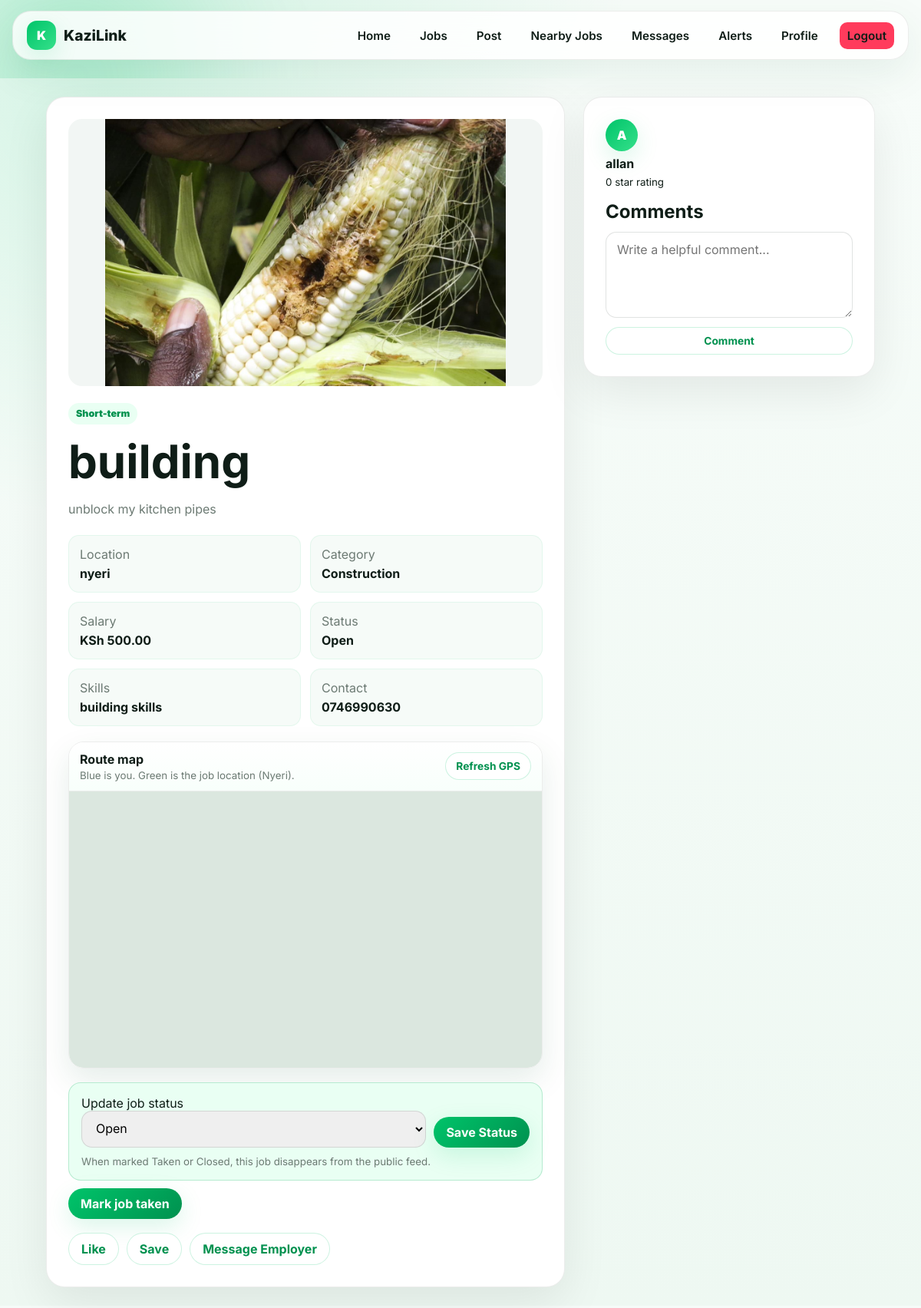
/jobs/1/ (signed in), run on an earlier commit of the app's database.
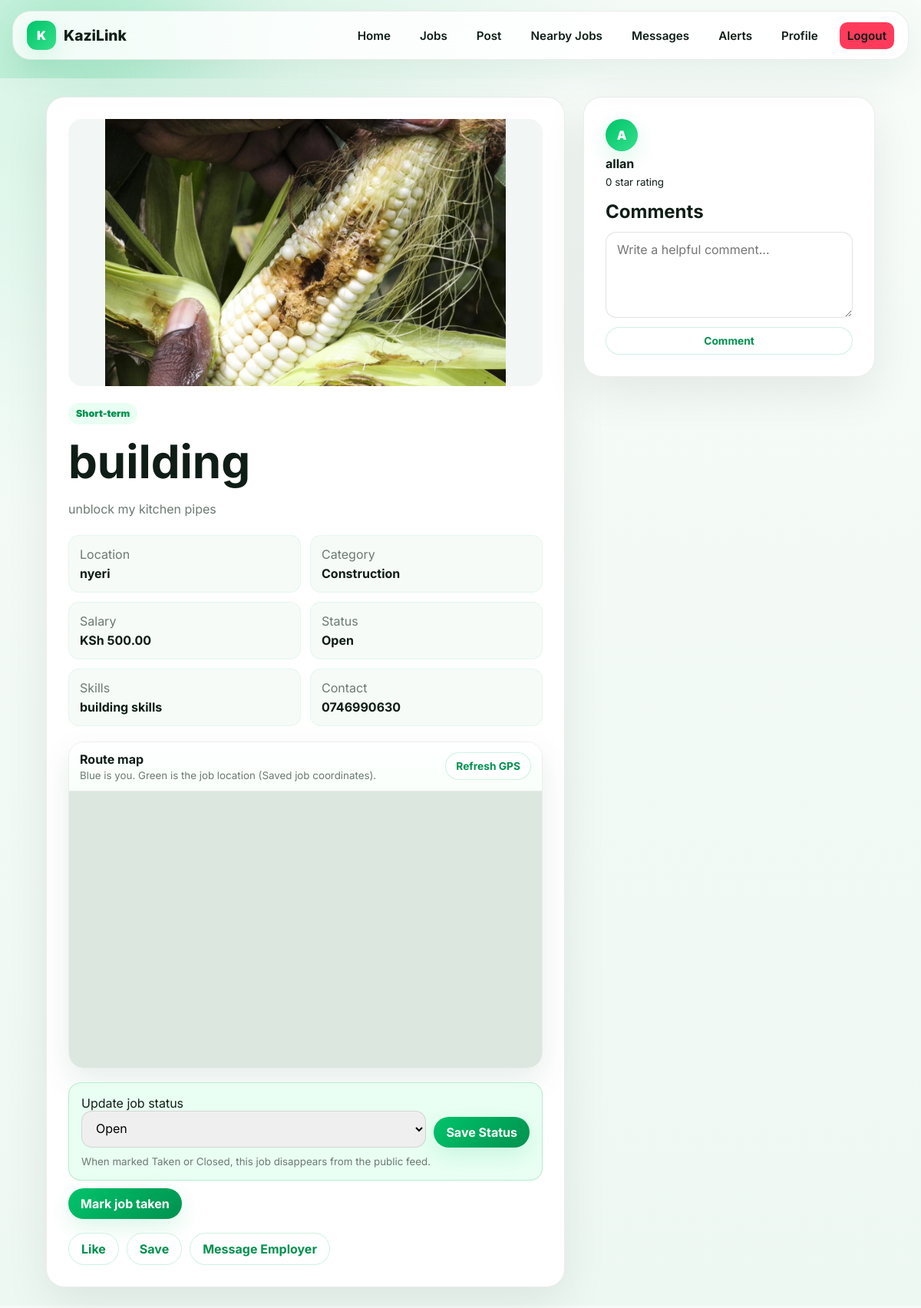
And on a later commit of the database.
### marketplace/models.py (models this page shows, shortened)
class Job(models.Model):
    IMMEDIATE = 'immediate'
    SHORT_TERM = 'short_term'
    LONG_TERM = 'long_term'
    PART_TIME = 'part_time'
    FULL_TIME = 'full_time'
    CASUAL = 'casual'
    FREELANCE = 'freelance'
    PROFESSIONAL = 'professional'
    TYPE_CHOICES = (
        (IMMEDIATE, 'Immediate'),
        (SHORT_TERM, 'Short-term'),
        (LONG_TERM, 'Long-term'),
        (PART_TIME, 'Part-time'),
        (FULL_TIME, 'Full-time'),
        (CASUAL, 'Casual'),
        (FREELANCE, 'Freelance'),
        (PROFESSIONAL, 'Professional'),
    )
    OPEN = 'open'
    TAKEN = 'taken'
    CLOSED = 'closed'
    STATUS_CHOICES = (
        (OPEN, 'Open'),
        (TAKEN, 'Taken'),
        (CLOSED, 'Closed'),
    )
    employer = models.ForeignKey(User, on_delete=models.CASCADE, related_name='jobs')
    title = models.CharField(max_length=160)
    description = models.TextField()
    category = models.ForeignKey(Category, on_delete=models.SET_NULL, null=True, related_name='jobs')
    job_type = models.CharField(max_length=30, choices=TYPE_CHOICES)
    salary = models.DecimalField(max_digits=12, decimal_places=2, null=True, blank=True)
    location = models.CharField(max_length=140)
    latitude = models.DecimalField(max_digits=9, decimal_places=6, null=True, blank=True)
    longitude = models.DecimalField(max_digits=9, decimal_places=6, null=True, blank=True)
    resolved_place_name = models.CharField(max_length=255, blank=True)
    deadline = models.DateField(null=True, blank=True)
    required_skills = models.CharField(max_length=255, blank=True)
    contact_information = models.CharField(max_length=160)
    photo = models.ImageField(upload_to='jobs/photos/', blank=True)
    video = models.FileField(upload_to='jobs/videos/', blank=True)
    audio = models.FileField(upload_to='jobs/audio/', blank=True)
    document = models.FileField(upload_to='jobs/documents/', blank=True)
    status = models.CharField(max_length=20, choices=STATUS_CHOICES, default=OPEN)
    tags = models.CharField(max_length=200, blank=True)
    views = models.PositiveIntegerField(default=0)
    created_at = models.DateTimeField(auto_now_add=True)
    updated_at = models.DateTimeField(auto_now=True)
    class Meta:
        ordering = ['-created_at']

class Category(models.Model):
    name = models.CharField(max_length=80, unique=True)
    icon = models.CharField(max_length=40, default='briefcase')
    class Meta:
        ordering = ['name']
        verbose_name_plural = 'Categories'
    def __str__(self):
        return self.name

class Profile(models.Model):
    EMPLOYER = 'employer'
    SEEKER = 'seeker'
    ROLE_CHOICES = (
        (EMPLOYER, 'Employer'),
        (SEEKER, 'Job Seeker'),
    )
    user = models.OneToOneField(User, on_delete=models.CASCADE, related_name='profile')
    role = models.CharField(max_length=20, choices=ROLE_CHOICES)
    bio = models.TextField(blank=True)
    skills = models.CharField(max_length=255, blank=True)
    location = models.CharField(max_length=120, blank=True)
    latitude = models.DecimalField(max_digits=9, decimal_places=6, null=True, blank=True)
    longitude = models.DecimalField(max_digits=9, decimal_places=6, null=True, blank=True)
    avatar = models.ImageField(upload_to='profiles/avatars/', blank=True)
    cover_photo = models.ImageField(upload_to='profiles/covers/', blank=True)
    verified = models.BooleanField(default=False)
    online = models.BooleanField(default=False)
    trust_score = models.PositiveIntegerField(default=80)
    resume = models.FileField(upload_to='profiles/resumes/', blank=True)
    created_at = models.DateTimeField(auto_now_add=True)
    @property
    def rating_average(self):
        aggregate = self.user.received_reviews.aggregate(models.Avg('rating'))
        return round(aggregate['rating__avg'] or 0, 1)

### marketplace/views.py (the view, shortened to what this page needs)
# urls.py: path('jobs/<int:pk>/', views.job_detail, name='job_detail'),
@login_required
def job_detail(request, pk):
    job = get_object_or_404(Job.objects.select_related('employer', 'employer__profile', 'category'), pk=pk)
    if job.status != Job.OPEN and job.employer != request.user:
        messages.info(request, 'That job is no longer available.')
        return redirect('feed')
    job.views = job.views + 1
    job.save(update_fields=['views'])
    employer_followed = False
    if request.user != job.employer:
        employer_followed = Follow.objects.filter(follower=request.user, followed=job.employer).exists()
    map_point = ensure_job_coordinates(job)
    return render(request, 'marketplace/job_detail.html', {
        'job': job,
        'comment_form': CommentForm(),
        'application_form': ApplicationForm(),
        'has_applied': Application.objects.filter(job=job, applicant=request.user).exists(),
        'is_saved': SavedJob.objects.filter(job=job, user=request.user).exists(),
        'is_liked': JobLike.objects.filter(job=job, user=request.user).exists(),
        'is_following_employer': employer_followed,
        'status_choices': Job.STATUS_CHOICES,
        'job_latitude': map_point['lat'] if map_point else None,
        'job_longitude': map_point['lng'] if map_point else None,
        'job_location_source': map_point['label'] if map_point else '',
        'user_latitude': float(request.user.profile.latitude) if request.user.profile.latitude else None,
        'user_longitude': float(request.user.profile.longitude) if request.user.profile.longitude else None,
    })

### marketplace/forms.py
class CommentForm(forms.ModelForm):
    class Meta:
        model = Comment
        fields = ['body']
        widgets = {'body': forms.Textarea(attrs={'rows': 2, 'placeholder': 'Write a helpful comment...'})}

class ApplicationForm(forms.ModelForm):
    class Meta:
        model = Application
        fields = ['message']
        widgets = {'message': forms.Textarea(attrs={'rows': 4, 'placeholder': 'Introduce yourself and why you fit this job.'})}

### marketplace/context_processors.py (called while the page is built)
def alert_badge(request):
    if not request.user.is_authenticated:
        return {'alert_match_count': 0}
    return {'alert_match_count': len(matching_alert_jobs(request.user))}

### marketplace/views.py (called while the page is built, shortened)
def _point_in_kenya(latitude, longitude):
    try:
        latitude = float(latitude)
        longitude = float(longitude)
    except (TypeError, ValueError):
        return False
    return (
        KENYA_BOUNDS['lat_min'] <= latitude <= KENYA_BOUNDS['lat_max']
        and KENYA_BOUNDS['lng_min'] <= longitude <= KENYA_BOUNDS['lng_max']
    )

def matching_alert_jobs(user):
    alerts = list(user.job_alerts.filter(active=True).select_related('category'))
    if not alerts:
        return []

### templates/marketplace/job_detail.html (shortened to what this page needs)
{% extends 'marketplace/base.html' %}
{% load static %}
{% block page_css %}
<link rel="stylesheet" href="https://unpkg.com/maplibre-gl@5.6.1/dist/maplibre-gl.css">
<link rel="stylesheet" href="{% static 'marketplace/css/job_detail.css' %}">
{% endblock %}
{% block content %}
<main class="detail-layout">
    <article class="job-detail">
        {% if job.photo %}<img class="detail-media" src="{{ job.photo.url }}" alt="{{ job.title }}">{% endif %}
        <span class="tag">{{ job.get_job_type_display }}</span>
        <h1>{{ job.title }}</h1>
        <p>{{ job.description }}</p>
        <div class="meta-grid">
            <span>Location <b>{{ job.location }}</b></span>
            <span>Category <b>{{ job.category }}</b></span>
            <span>Salary <b>{% if job.salary %}KSh {{ job.salary }}{% else %}Negotiable{% endif %}</b></span>
            <span>Status <b>{{ job.get_status_display }}</b></span>
            <span>Skills <b>{{ job.required_skills|default:'Open' }}</b></span>
            <span>Contact <b>{{ job.contact_information }}</b></span>
        </div>
        {% if job_latitude and job_longitude %}
            <section class="detail-map-panel">
                <div class="map-toolbar">
                    <div>
                        <strong>Route map</strong>
                        <small>Blue is you. Green is the job location{% if job_location_source %} ({{ job_location_source }}){% endif %}.</small>
                    </div>
                    <button class="btn mini" type="button" data-detect-location data-nearby-target="reload-current">Refresh GPS</button>
                </div>
                <div
                    id="job-detail-map"
                    class="detail-map"
                    data-job-title="{{ job.title }}"
                    data-job-location="{{ job.location }}"
                    data-job-lat="{{ job_latitude }}"
                    data-job-lng="{{ job_longitude }}"
                ></div>
            </section>
        {% endif %}
        {% if user == job.employer %}
            <form class="status-panel" method="post" action="{% url 'update_job_status' job.pk %}">
                <label>Update job status
                    <select name="status">
                        {% for value,label in status_choices %}
                            <option value="{{ value }}" {% if job.status == value %}selected{% endif %}>{{ label }}</option>
                        {% endfor %}
                    </select>
                </label>
                <button class="btn primary">Save Status</button>
                <small>When marked Taken or Closed, this job disappears from the public feed.</small>
            </form>
            {% if job.status != 'taken' %}
                <form class="quick-status" method="post" action="{% url 'update_job_status' job.pk %}">
                    <button class="btn primary">Mark job taken</button>
                </form>
            {% endif %}
        {% endif %}
        <div class="detail-actions">
            <form method="post" action="{% url 'toggle_like' job.pk %}"><button class="btn ghost">{% if is_liked %}Liked{% else %}Like{% endif %}</button></form>
            <form method="post" action="{% url 'toggle_save' job.pk %}"><button class="btn ghost">{% if is_saved %}Saved{% else %}Save{% endif %}</button></form>
            <a class="btn ghost" href="{% url 'start_conversation' job.employer.username %}">Message Employer</a>
        </div>
    </article>
    <aside class="apply-panel">
        <a class="employer" href="{% url 'profile_detail' job.employer.username %}">
            <span class="avatar">{{ job.employer.username|first|upper }}</span>
            <strong>{{ job.employer.username }}</strong>
            <small>{{ job.employer.profile.rating_average }} star rating</small>
        </a>
        <section class="comments">
            <h2>Comments</h2>
            <form method="post">{% csrf_token %}{{ comment_form.body }}<button class="btn mini">Comment</button></form>
        </section>
    </aside>
</main>
{% endblock %}

What changed in the data, as far as the page shows it:
changed Job "building": resolved_place_name "Nyeri" → (not shown)
Also different on the page:
{{ job_location_source }}: (not shown) → "Saved job coordinates"
